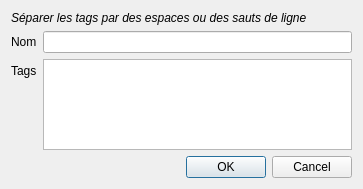
<?xml version="1.0" encoding="UTF-8"?>
<ui version="4.0">
 <class>customWindow</class>
 <widget class="QDialog" name="customWindow">
  <property name="windowModality">
   <enum>Qt::WindowModal</enum>
  </property>
  <property name="geometry">
   <rect>
    <x>0</x>
    <y>0</y>
    <width>363</width>
    <height>189</height>
   </rect>
  </property>
  <property name="windowTitle">
   <string>Grabber - Ajouter un symbole personnalisé</string>
  </property>
  <property name="windowIcon">
   <iconset resource="../resources.qrc">
    <normaloff>:/images/icon.ico</normaloff>:/images/icon.ico</iconset>
  </property>
  <layout class="QFormLayout" name="formLayout">
   <item row="0" column="0" colspan="2">
    <widget class="QLabel" name="label_3">
     <property name="text">
      <string>&lt;i&gt;Séparer les tags par des espaces ou des sauts de ligne&lt;/i&gt;</string>
     </property>
    </widget>
   </item>
   <item row="1" column="0">
    <widget class="QLabel" name="label">
     <property name="text">
      <string>Nom</string>
     </property>
    </widget>
   </item>
   <item row="1" column="1">
    <widget class="QLineEdit" name="lineName"/>
   </item>
   <item row="2" column="0">
    <widget class="QLabel" name="label_2">
     <property name="text">
      <string>Tags</string>
     </property>
    </widget>
   </item>
   <item row="2" column="1">
    <widget class="QTextEdit" name="textTags"/>
   </item>
   <item row="3" column="0" colspan="2">
    <widget class="QDialogButtonBox" name="buttonBox">
     <property name="orientation">
      <enum>Qt::Horizontal</enum>
     </property>
     <property name="standardButtons">
      <set>QDialogButtonBox::Cancel|QDialogButtonBox::Ok</set>
     </property>
    </widget>
   </item>
  </layout>
 </widget>
 <tabstops>
  <tabstop>lineName</tabstop>
  <tabstop>textTags</tabstop>
  <tabstop>buttonBox</tabstop>
 </tabstops>
 <resources>
  <include location="../resources.qrc"/>
 </resources>
 <connections>
  <connection>
   <sender>buttonBox</sender>
   <signal>accepted()</signal>
   <receiver>customWindow</receiver>
   <slot>accept()</slot>
   <hints>
    <hint type="sourcelabel">
     <x>236</x>
     <y>87</y>
    </hint>
    <hint type="destinationlabel">
     <x>157</x>
     <y>274</y>
    </hint>
   </hints>
  </connection>
  <connection>
   <sender>buttonBox</sender>
   <signal>rejected()</signal>
   <receiver>customWindow</receiver>
   <slot>reject()</slot>
   <hints>
    <hint type="sourcelabel">
     <x>252</x>
     <y>87</y>
    </hint>
    <hint type="destinationlabel">
     <x>286</x>
     <y>274</y>
    </hint>
   </hints>
  </connection>
 </connections>
</ui>
